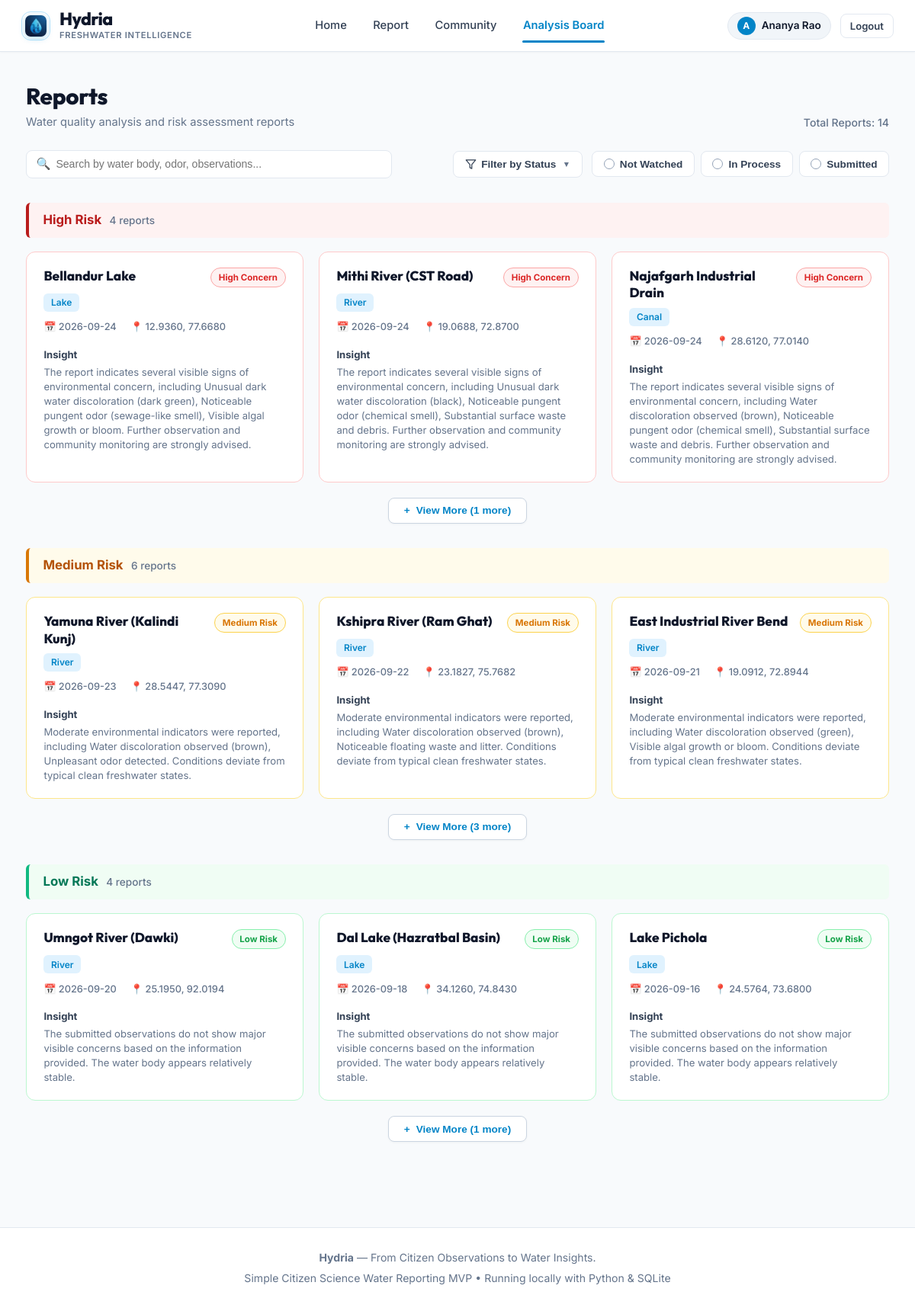
/analysis-board (signed in), run on the app's committed database.
### tables this page shows
CREATE TABLE users (
        id INTEGER PRIMARY KEY AUTOINCREMENT,
        name TEXT NOT NULL,
        email TEXT UNIQUE NOT NULL,
        password_hash TEXT NOT NULL,
        created_at TIMESTAMP DEFAULT CURRENT_TIMESTAMP
    );

CREATE TABLE reports (
        id INTEGER PRIMARY KEY AUTOINCREMENT,
        user_id INTEGER NOT NULL,
        water_body_name TEXT,
        water_body_type TEXT NOT NULL,
        latitude REAL NOT NULL,
        longitude REAL NOT NULL,
        water_colour TEXT NOT NULL,
        smell TEXT NOT NULL,
        algae TEXT NOT NULL,
        visible_waste TEXT NOT NULL,
        water_appearance TEXT NOT NULL,
        dead_fish TEXT DEFAULT 'No',
        additional_observation TEXT,
        image_path TEXT NOT NULL,
        image_hash TEXT NOT NULL,
        status TEXT NOT NULL CHECK(status IN ('Not Watched', 'In Process', 'Submitted')),
        is_demo INTEGER DEFAULT 0,
        created_at TIMESTAMP DEFAULT CURRENT_TIMESTAMP,
        updated_at TIMESTAMP DEFAULT CURRENT_TIMESTAMP,
        FOREIGN KEY (user_id) REFERENCES users(id) ON DELETE CASCADE
    );

### app.py (the view)
@app.route('/analysis-board')
def analysis_board():
    conn = database.get_db_connection()
    query = """
        SELECT r.*, u.name AS submitter_name,
               (SELECT COUNT(*) FROM votes v WHERE v.report_id = r.id) AS vote_count
        FROM reports r
        JOIN users u ON r.user_id = u.id
        ORDER BY r.created_at DESC
    """
    all_reports = conn.execute(query).fetchall()
    conn.close()
    risk_categories = {
        'High Risk': {
            'key': 'high-risk',
            'title': 'High Risk',
            'badge_text': 'High Concern',
            'badge_class': 'badge-high-concern',
            'card_border_class': 'card-border-high',
            'header_class': 'risk-header-high',
            'reports': []
        },
        'Medium Risk': {
            'key': 'medium-risk',
            'title': 'Medium Risk',
            'badge_text': 'Medium Risk',
            'badge_class': 'badge-medium-risk',
            'card_border_class': 'card-border-med',
            'header_class': 'risk-header-med',
            'reports': []
        },
        'Low Risk': {
            'key': 'low-risk',
            'title': 'Low Risk',
            'badge_text': 'Low Risk',
            'badge_class': 'badge-low-risk',
            'card_border_class': 'card-border-low',
            'header_class': 'risk-header-low',
            'reports': []
        }
    }
    status_counts = {'Not Watched': 0, 'In Process': 0, 'Submitted': 0}
    total_count = 0
    for r in all_reports:
        r_dict = dict(r)
        insight = generate_water_insight(r_dict)
        r_dict['insight'] = insight
        total_count += 1
        st = r_dict.get('status', 'Not Watched')
        if st in status_counts:
            status_counts[st] += 1
        concern = insight.get('concern_level', '')
        if 'High' in concern:
            risk_key = 'High Risk'
        elif 'Moderate' in concern or 'Medium' in concern:
            risk_key = 'Medium Risk'
        else:
            risk_key = 'Low Risk'
        r_dict['risk_category'] = risk_key
        risk_categories[risk_key]['reports'].append(r_dict)
    return render_template(
        'analysis_board.html',
        risk_categories=risk_categories,
        total_count=total_count,
        status_counts=status_counts
    )

### app.py (called while the page is built)
@app.context_processor
def inject_user():
    user = None
    if 'user_id' in session:
        user = {
            'id': session['user_id'],
            'name': session.get('user_name', 'Citizen Monitor'),
            'email': session.get('user_email', '')
        }
    return dict(current_user=user)

### database.py (called while the page is built)
def get_db_connection():
    conn = sqlite3.connect(DATABASE_PATH)
    conn.row_factory = sqlite3.Row
    conn.execute("PRAGMA foreign_keys = ON")
    return conn

### templates/analysis_board.html (shortened to what this page needs)
{% extends "base.html" %}
{% block content %}
<div class="reports-title-bar">
    <div>
        <h1 class="reports-page-title">Reports</h1>
        <p class="reports-page-subtitle">Water quality analysis and risk assessment reports</p>
    </div>
    <div class="reports-total-count">
        Total Reports: <span id="total-reports-num">{{ total_count }}</span>
    </div>
</div>
<div class="reports-filter-bar">
    <div class="reports-search-wrap">
        <span class="reports-search-icon">🔍</span>
        <input type="text" id="reports-search" class="reports-search-input"
               placeholder="Search by water body, odor, observations..."
               onkeyup="applyAllFilters()">
    </div>
    <div class="reports-filter-controls">
        <div class="status-dropdown-wrap">
            <button type="button" class="btn-status-dropdown" id="status-dropdown-btn" onclick="toggleStatusDropdown(event)">
                <svg width="15" height="15" viewBox="0 0 24 24" fill="none" stroke="currentColor" stroke-width="2" stroke-linecap="round" stroke-linejoin="round">
                    <polygon points="22 3 2 3 10 12.46 10 19 14 21 14 12.46 22 3"></polygon>
                </svg>
                <span id="selected-status-label">Filter by Status</span>
                <span style="font-size: 0.65rem; color: #64748b; margin-left: 2px;">▼</span>
            </button>
        </div>
        <div class="status-radio-group">
            <button type="button" class="status-radio-pill" data-status="Not Watched" onclick="toggleStatusPill('Not Watched', this)">
                <span class="radio-circle"></span> Not Watched
            </button>
            <button type="button" class="status-radio-pill" data-status="In Process" onclick="toggleStatusPill('In Process', this)">
                <span class="radio-circle"></span> In Process
            </button>
            <button type="button" class="status-radio-pill" data-status="Submitted" onclick="toggleStatusPill('Submitted', this)">
                <span class="radio-circle"></span> Submitted
            </button>
        </div>
    </div>
</div>
{% for cat_key, cat_data in risk_categories.items() %}
<section class="risk-section" id="section-{{ cat_data.key }}" data-risk-key="{{ cat_key }}">
    <div class="risk-section-header {{ cat_data.header_class }}">
        <div style="display: flex; align-items: baseline;">
            <span class="risk-header-title">{{ cat_data.title }}</span>
            <span class="risk-header-count" id="count-{{ cat_data.key }}">{{ cat_data.reports|length }} reports</span>
        </div>
    </div>
    <div class="risk-cards-grid" id="grid-{{ cat_data.key }}">
        {% for r in cat_data.reports %}
            <div class="report-risk-card {{ cat_data.card_border_class }} {% if loop.index > 3 %}card-hidden-by-default{% endif %}"
                 data-report-id="{{ r.id }}"
                 data-status="{{ r.status }}"
                 data-risk="{{ cat_key }}"
                 data-index="{{ loop.index }}"
                 data-search-text="{{ (r.water_body_name ~ ' ' ~ r.water_body_type ~ ' ' ~ r.water_colour ~ ' ' ~ r.smell ~ ' ' ~ (r.additional_observation or '') ~ ' ' ~ r.insight.summary)|lower }}"
                 onclick="window.location='{{ url_for('report_detail', report_id=r.id) }}'">
                <div class="card-row-top">
                    <a href="{{ url_for('report_detail', report_id=r.id) }}" class="card-title-link" onclick="event.stopPropagation();">
                        {{ r.water_body_name or "Unnamed " ~ r.water_body_type }}
                    </a>
                    <span class="risk-badge {{ cat_data.badge_class }}">
                        {{ cat_data.badge_text }}
                    </span>
                </div>
                <div>
                    <span class="card-type-pill">{{ r.water_body_type }}</span>
                </div>
                <div class="card-meta-line">
                    <span>📅 {{ r.created_at[:10] }}</span>
                    <span>📍 {{ "%.4f"|format(r.latitude) }}, {{ "%.4f"|format(r.longitude) }}</span>
                </div>
                <div class="card-insight-block">
                    <div class="card-insight-label">Insight</div>
                    <div class="card-insight-text">{{ r.insight.summary }}</div>
                </div>
            </div>
        {% endfor %}
    </div>
    {% if cat_data.reports|length > 3 %}
        <div class="view-more-container" id="more-container-{{ cat_data.key }}">
            <button type="button" class="btn-view-more"
                    id="btn-more-{{ cat_data.key }}"
                    data-expanded="false"
                    data-hidden-count="{{ cat_data.reports|length - 3 }}"
                    onclick="toggleViewMore('{{ cat_data.key }}', this)">
                <span class="btn-more-symbol">+</span>
                <span class="btn-more-label">View More ({{ cat_data.reports|length - 3 }} more)</span>
            </button>
        </div>
    {% endif %}
</section>
{% endfor %}
{% endblock %}

### templates/base.html (shortened to what this page needs)
<!DOCTYPE html>
<html lang="en">
<head>
    <link rel="stylesheet" href="{{ url_for('static', filename='css/style.css') }}">
</head>
<body>
    <header class="navbar">
        <div class="nav-container">
            <a href="{% if current_user %}{{ url_for('dashboard') }}{% else %}{{ url_for('login') }}{% endif %}" class="brand" id="brand-link">
                <span class="brand-logo-badge" style="background: none; padding: 0; box-shadow: none; display: flex; align-items: center;">
                    <img src="{{ url_for('static', filename='images/hydria-icon-64.png') }}" alt="Hydria" style="width: 28px; height: 28px; border-radius: 7px; display: block; box-shadow: 0 2px 8px rgba(2, 132, 199, 0.3);">
                </span>
                <div class="brand-meta">
                    <span class="brand-title">Hydria</span>
                    <span class="brand-tagline-sub">Freshwater Intelligence</span>
                </div>
            </a>
            <nav>
                <ul class="nav-links">
                    {% if current_user %}
                        <li><a href="{{ url_for('dashboard') }}" class="nav-link {% if request.path == url_for('dashboard') %}active{% endif %}" id="nav-home">Home</a></li>
                        <li><a href="{{ url_for('report_page') }}" class="nav-link {% if request.path.startswith('/report') and request.path == url_for('report_page') %}active{% endif %}" id="nav-report">Report</a></li>
                        <li><a href="{{ url_for('community') }}" class="nav-link {% if request.path == url_for('community') %}active{% endif %}" id="nav-community">Community</a></li>
                        <li><a href="{{ url_for('analysis_board') }}" class="nav-link {% if request.path == url_for('analysis_board') %}active{% endif %}" id="nav-board">Analysis Board</a></li>
                    {% endif %}
                </ul>
            </nav>
            {% if current_user %}
                <div class="nav-user">
                    <div class="user-pill">
                        <span class="user-avatar-circle">{{ current_user.name[:1]|upper }}</span>
                        <span class="user-name-text">{{ current_user.name }}</span>
                    </div>
                    <a href="{{ url_for('logout') }}" class="btn btn-secondary btn-sm" id="nav-logout">Logout</a>
                </div>
            {% endif %}
        </div>
    </header>
    <main class="main-content">
        {% block content %}{% endblock %}
    </main>
    <footer class="footer">
        <div><strong>Hydria</strong> — From Citizen Observations to Water Insights.</div>
        <div style="margin-top: 0.25rem;">Simple Citizen Science Water Reporting MVP &bull; Running locally with Python &amp; SQLite</div>
    </footer>
</body>
</html>

### data on the page
users: name "Ananya Rao"
reports: water_body_name "Bellandur Lake", badge_text "High Concern", water_body_type "Lake", created_at "2026-09-24", latitude "12.9360", longitude "77.6680", insight.summary "The report indicates several visible signs of environmental concern, including Unusual dark water discoloration (dark green), Noticeable pungent odor (sewage-like smell), Visible algal growth or bloom. Further observation and community monitoring are strongly advised."
reports: water_body_name "Mithi River (CST Road)", badge_text "High Concern", water_body_type "River", created_at "2026-09-24", latitude "19.0688", longitude "72.8700", insight.summary "The report indicates several visible signs of environmental concern, including Unusual dark water discoloration (black), Noticeable pungent odor (chemical smell), Substantial surface waste and debris. Further observation and community monitoring are strongly advised."
reports: water_body_name "Najafgarh Industrial Drain", badge_text "High Concern", water_body_type "Canal", created_at "2026-09-24", latitude "28.6120", longitude "77.0140", insight.summary "The report indicates several visible signs of environmental concern, including Water discoloration observed (brown), Noticeable pungent odor (chemical smell), Substantial surface waste and debris. Further observation and community monitoring are strongly advised."
reports: water_body_name "Yamuna River (Kalindi Kunj)", badge_text "Medium Risk", water_body_type "River", created_at "2026-09-23", latitude "28.5447", longitude "77.3090", insight.summary "Moderate environmental indicators were reported, including Water discoloration observed (brown), Unpleasant odor detected. Conditions deviate from typical clean freshwater states."
reports: water_body_name "Kshipra River (Ram Ghat)", badge_text "Medium Risk", water_body_type "River", created_at "2026-09-22", latitude "23.1827", longitude "75.7682", insight.summary "Moderate environmental indicators were reported, including Water discoloration observed (brown), Noticeable floating waste and litter. Conditions deviate from typical clean freshwater states."
reports: water_body_name "East Industrial River Bend", badge_text "Medium Risk", water_body_type "River", created_at "2026-09-21", latitude "19.0912", longitude "72.8944", insight.summary "Moderate environmental indicators were reported, including Water discoloration observed (green), Visible algal growth or bloom. Conditions deviate from typical clean freshwater states."
reports: water_body_name "Umngot River (Dawki)", badge_text "Low Risk", water_body_type "River", created_at "2026-09-20", latitude "25.1950", longitude "92.0194", insight.summary "The submitted observations do not show major visible concerns based on the information provided. The water body appears relatively stable."
reports: water_body_name "Dal Lake (Hazratbal Basin)", badge_text "Low Risk", water_body_type "Lake", created_at "2026-09-18", latitude "34.1260", longitude "74.8430", insight.summary "The submitted observations do not show major visible concerns based on the information provided. The water body appears relatively stable."
reports: water_body_name "Lake Pichola", badge_text "Low Risk", water_body_type "Lake", created_at "2026-09-16", latitude "24.5764", longitude "73.6800", insight.summary "The submitted observations do not show major visible concerns based on the information provided. The water body appears relatively stable."

### other printed values
{{ current_user.name[:1]|upper }} "A"
{{ total_count }} "14"
{{ cat_data.title }} "High Risk" "Medium Risk" "Low Risk"
{{ cat_data.reports|length }} "4" "6" "4"
{{ cat_data.reports|length - 3 }} "1" "3" "1"
